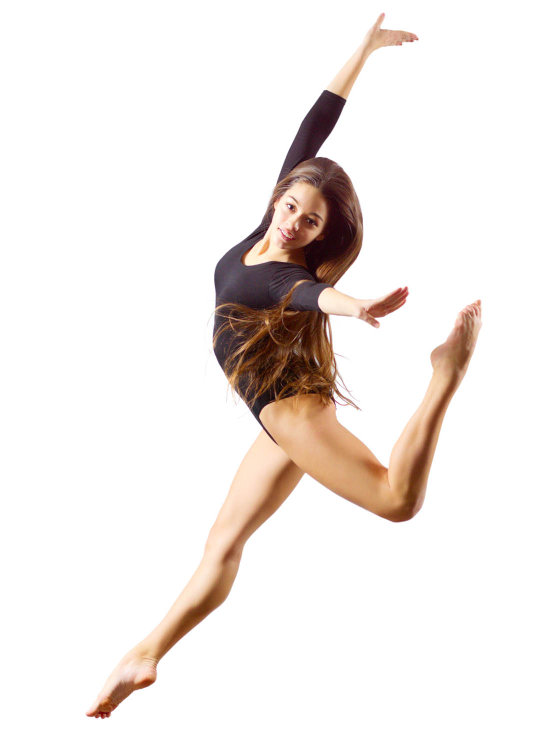
#> input picture research_and_feasibility_testing/OpenPose/images/TestingImage.jpg, 1100 x 1471 px, found by its file name (shown at 1/2 size)
$ python resizeImage.py
#> lines starting #> are read from the running program, lines starting #| are printed output that depends on the picture
from PIL import Image
import matplotlib.image as mpimg
from numpy import asarray

def resizeImage(f):
    frame = f.resize((513,513))
    data = asarray(frame)
    return data


path = 'C:\\Users\\84587\\Desktop\\YearTwo\\COMP0016\\COMP0016_2020_21_Team13\\research_and_feasibility_testing\\OpenPose\\images\\TestingImage.jpg'

f = Image.open(path)
#> f is the input picture: PIL image 1100x1471 RGB; mean R, G, B 240.7, 234.7, 231.5
if f.size != (513,513):
    frame = resizeImage(f)
#> in resizeImage, `frame = f.resize((513,513))`:
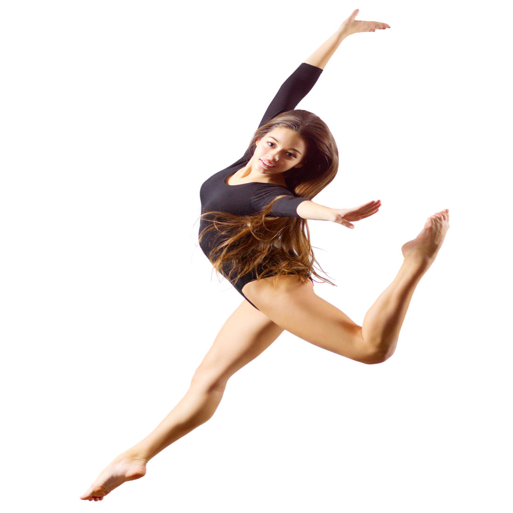
#> frame: PIL image 513x513 RGB; mean R, G, B 240.7, 234.7, 231.5
    print(frame.shape)
#| (513, 513, 3)
# [5 lines of commented-out code are left out]
